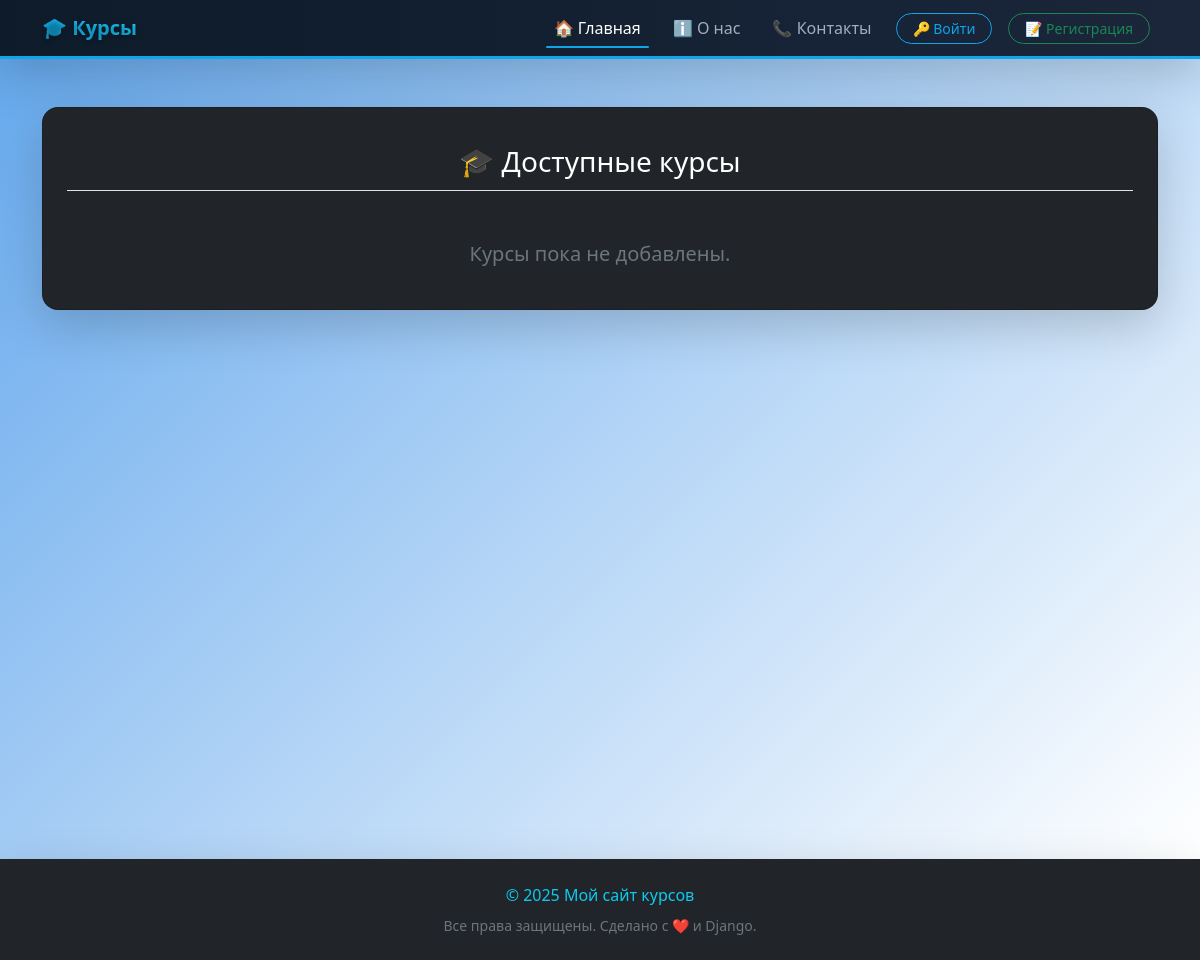
The app's page /, older data.
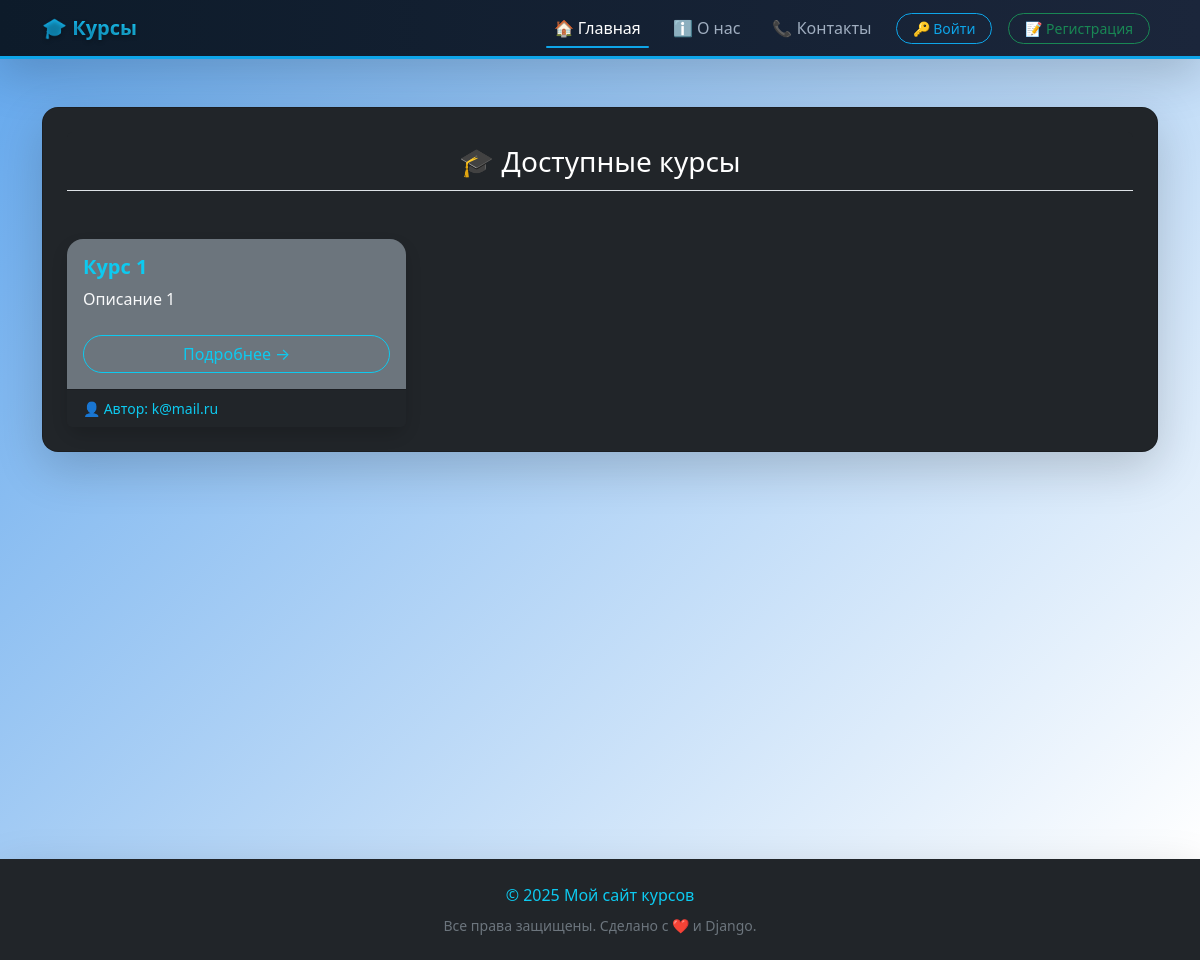
The same page, newer data.
### courses/models.py (models this page shows, shortened)
class Course(models.Model):
    title = models.CharField(
        COURSE_TITLE_VERBOSE_NAME,
        max_length=COURSE_TITLE_MAX_LENGTH,
        help_text=COURSE_TITLE_HELP_TEXT
    )
    description = models.TextField(
        COURSE_DESCRIPTION_VERBOSE_NAME,
        help_text=COURSE_DESCRIPTION_HELP_TEXT
    )
    owner = models.ForeignKey(
        'users.CustomUser',
        on_delete=models.CASCADE,
        verbose_name=COURSE_OWNER_VERBOSE_NAME
    )
    is_published = models.BooleanField(
        COURSE_IS_PUBLISHED_VERBOSE_NAME,
        default=False,
        help_text=COURSE_IS_PUBLISHED_HELP_TEXT
    )
    class Meta:
        verbose_name = COURSE_VERBOSE_NAME
        verbose_name_plural = COURSE_VERBOSE_NAME_PLURAL
        ordering = ['title', 'description']
        default_related_name = 'courses'

### users/models.py (models this page shows, shortened)
class CustomUser(AbstractBaseUser, PermissionsMixin):
    email = models.EmailField(
        EMAIL_VERBOSE_NAME,
        unique=True,
        help_text=EMAIL_HELP_TEXT
    )
    full_name = models.CharField(
        FULL_NAME_VERBOSE_NAME,
        max_length=FULL_NAME_MAX_LENGTH
    )
    is_active = models.BooleanField(IS_ACTIVE_VERBOSE_NAME, default=True)
    is_staff = models.BooleanField(IS_STAFF_VERBOSE_NAME, default=False)
    vk_id = models.CharField(
        VK_ID_VERBOSE_NAME,
        max_length=VK_ID_MAX_LENGTH,
        blank=True,
        null=True
    )
    USERNAME_FIELD = 'email'
    EMAIL_FIELD = 'email'
    REQUIRED_FIELDS = []
    objects = CustomUserManager()
    class Meta:
        verbose_name = CUSTOM_USER_VERBOSE_NAME
        verbose_name_plural = CUSTOM_USER_VERBOSE_NAME_PLURAL
        ordering = ['full_name', 'email']

### courses/views.py (the view)
class CoursesListView(CourseModelMixin, ListView):
    template_name = 'courses/course_list.html'
    context_object_name = 'courses'
    queryset = CourseModelMixin.model.objects.filter(is_published=True)

### templates/courses/course_list.html (shortened to what this page needs)
{% extends "base.html" %}
{% load django_bootstrap5 %}
{% block content %}
<div class="container">
  <div class="card bg-dark text-light rounded-4 shadow-lg p-4">
    <div class="card-header fs-3 text-center text-white border-bottom mb-5">
      🎓 Доступные курсы
    </div>
    <div class="row g-4">
      {% for course in object_list %}
        <div class="col-sm-6 col-lg-4">
          <div class="card text-light bg-secondary h-100 border-0 shadow rounded-4 hover-shadow">
            <div class="card-body d-flex flex-column">
              <h5 class="card-title text-info fw-bold">{{ course.title }}</h5>
              <p class="card-text text-light mb-4">
                {{ course.description|truncatewords:20 }}
              </p>
              <a href="{% url 'courses:course_detail' course.pk %}"
                 class="btn btn-outline-info rounded-pill mt-auto w-100">
                Подробнее →
              </a>
            </div>
            <div class="card-footer text-info small bg-dark">
              👤 Автор: {{ course.owner.email }}
            </div>
          </div>
        </div>
      {% empty %}
        <div class="col-12">
          <p class="text-center text-secondary fs-5">Курсы пока не добавлены.</p>
        </div>
      {% endfor %}
    </div>
  </div>
</div>
{% endblock %}

Row changes from the older to the newer data that the page shows:
added Course: title "Курс 1", description "Описание 1", owner.email "k@mail.ru"
Text that changed along with them:
text no longer shown: "Курсы пока не добавлены."
